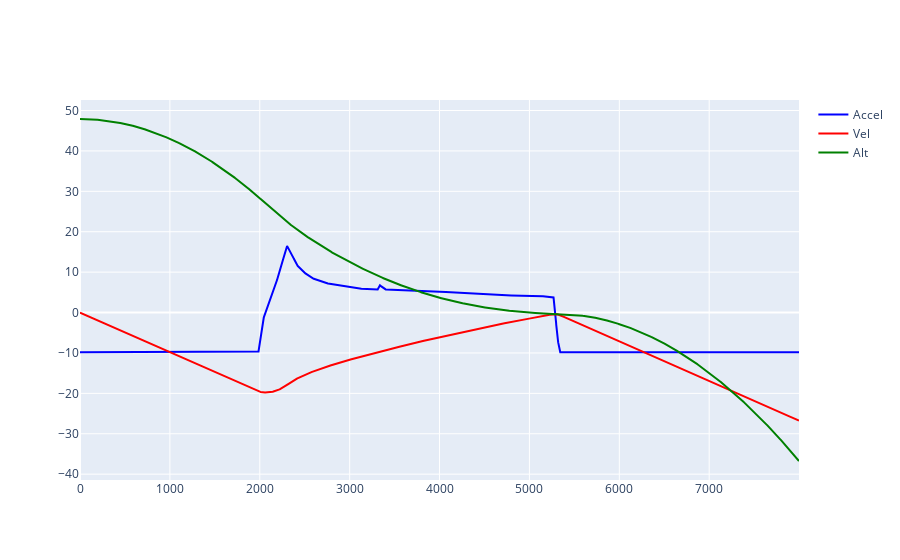

Source (notebook cell):
### Code cell
df = pd.read_csv('data/flight.csv')
fig = go.FigureWidget()
#fig.add_trace(go.Scatter(x=df['ms'], y=df['0_ang_pos'], name='Ang Position', line=dict(color='firebrick', width=2)))
#fig.add_trace(go.Scatter(x=df['ms'], y=df['0_output'], name = 'TVC Angle', line=dict(color='royalblue', width=2)))
#fig.add_trace(go.Scatter(x=df['ms'], y=df['0_p'], name = 'P', line=dict(color='red', width=2)))
#fig.add_trace(go.Scatter(x=df['ms'], y=df['0_i'], name = 'I', line=dict(color='green', width=2)))
#fig.add_trace(go.Scatter(x=df['ms'], y=df['0_d'], name = 'D', line=dict(color='blue', width=2)))
fig.add_trace(go.Scatter(x=df['ms'], y=df['2_lin_accel'], name = 'Accel', line=dict(color='blue', width=2)))
fig.add_trace(go.Scatter(x=df['ms'], y=df['2_lin_vel'], name = 'Vel', line=dict(color='red', width=2)))
fig.add_trace(go.Scatter(x=df['ms'], y=df['2_lin_pos'], name = 'Alt', line=dict(color='green', width=2)))
fig.show()

max(df['2_lin_vel'])

### Figure 1 — Plotly figure (JSON) as saved in the notebook; plotly's stock layout.template omitted (floating-point values rounded to 4 significant figures; data arrays with more than 128 entries replaced by an {"elided": "..."} marker saying what was removed)
{"data": [{"line": {"color": "blue", "width": 2}, "name": "Accel", "type": "scatter", "uid": "3d14e6bb-00f5-41ea-a7d5-f5bfebd6defa", "x": {"elided": "8000 int values"}, "y": {"elided": "8000 float values"}}, {"line": {"color": "red", "width": 2}, "name": "Vel", "type": "scatter", "uid": "de016059-3f06-47bf-a4a4-20b8c5cd5002", "x": {"elided": "8000 int values"}, "y": {"elided": "8000 float values"}}, {"line": {"color": "green", "width": 2}, "name": "Alt", "type": "scatter", "uid": "10f4a057-6715-480b-9fb8-58e727f01e1a", "x": {"elided": "8000 int values"}, "y": {"elided": "8000 float values"}}], "layout": {}}
